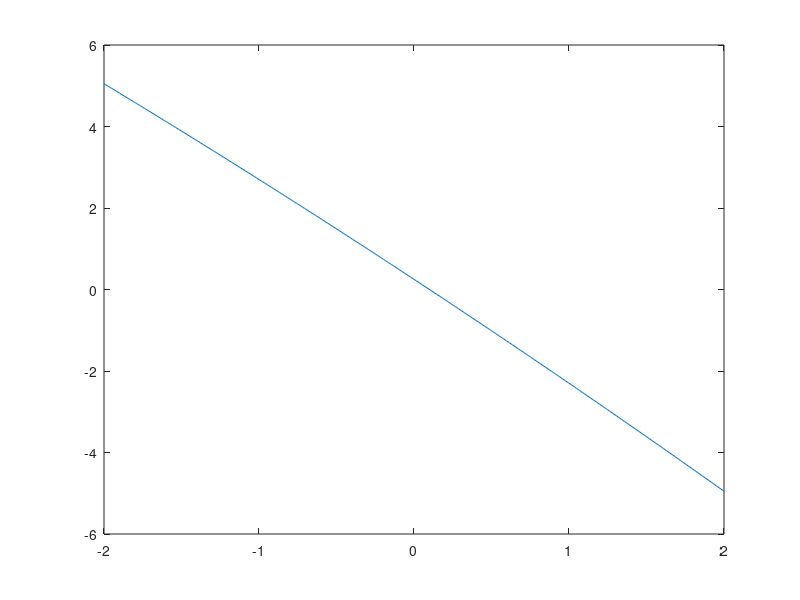

Write MATLAB code to recreate this figure. (Note: this script raises an error after producing the figure.)
clear; clc;
% Заданные уравнения
eq1 = @(x, y) (2 * x.^2 + 2 * y.^2 - 1).^5 - 22 * x.^2 * y.^3;
eq2 = @(x) -0.05 * x.^2 - 2.5 * x + 0.25;

% Начальное приближение для графического поиска
x_vals = linspace(-2, 2, 400);
y_vals = eq2(x_vals);

% Построение графиков
figure;
plot(x_vals, y_vals);
hold on;
fimplicit(eq1, [-2, 2, -2, 2], 'b');
xlabel('x');
ylabel('y');
title('Графики функций');
legend('y = -0.05 * x^2 - 2.5 * x + 0.25', '(2 * x^2 + 2 * y^2 - 1)^5 - 22 * x^2 * y^3 = 0');
grid on;

% Начальная точка для итерационных методов (взята из графика)
x0 = -1;
y0 = eq2(x0);

% Метод простых итераций
max_iter = 1000;
tolerance = 1e-6;

% Настройка параметров для метода Ньютона
options = optimset('Display', 'off');

% Решение системы уравнений методом простых итераций
[x_pi, y_pi, iter_pi] = simple_iteration_method(eq1, x0, y0, tolerance, max_iter);
if isnan(x_pi) || isnan(y_pi)
    disp('Метод простых итераций не сошелся');
else
    disp('Метод простых итераций:');
    disp(['x = ', num2str(x_pi)]);
    disp(['y = ', num2str(y_pi)]);
    disp(['Количество итераций: ', num2str(iter_pi)]);
end

% Решение системы уравнений методом Ньютона
[x_newton, y_newton, iter_newton] = newton_method(eq1, x0, y0, tolerance, max_iter, options);
if isnan(x_newton) || isnan(y_newton)
    disp('Метод Ньютона не сошелся');
else
    disp('Метод Ньютона:');
    disp(['x = ', num2str(x_newton)]);
    disp(['y = ', num2str(y_newton)]);
    disp(['Количество итераций: ', num2str(iter_newton)]);
end

% Решение с использованием встроенной функции fsolve
eq_system = @(vars) [eq1(vars(1), vars(2)); eq2(vars(1)) - vars(2)];
[x_fsolve, exitflag, output] = fsolve(eq_system, [x0, y0], options);
if exitflag <= 0
    disp('Функция fsolve не смогла найти решение');
else
    disp('Функция fsolve:');
    disp(['x = ', num2str(x_fsolve(1))]);
    disp(['y = ', num2str(x_fsolve(2))]);
end

% Решение методом символьной математики vpasolve
syms x_sym y_sym;
eq1_sym = (2 * x_sym^2 + 2 * y_sym^2 - 1)^5 - 22 * x_sym^2 * y_sym^3 == 0;
eq2_sym = y_sym == -0.05 * x_sym^2 - 2.5 * x_sym + 0.25;
[solX, solY] = vpasolve([eq1_sym, eq2_sym], [x_sym, y_sym]);
disp('Метод символьной математики vpasolve:');
disp('x = ');
disp(solX);
disp('y = ');
disp(solY);

% Построение графика с найденными решениями
scatter(double(solX), double(solY), 'c', 'filled');
legend('y = -0.05 * x^2 - 2.5 * x + 0.25', '(2 * x^2 + 2 * y^2 - 1)^5 - 22 * x^2 * y^3 = 0', ...
    'vpasolve');
hold off;

% Определение функции для метода простых итераций
function [x, y, iter] = simple_iteration_method(eq1, x0, y0, tolerance, max_iter)
    iter = 0;
    while iter < max_iter
        x = eq1(x0, y0);
        y = -0.05 * x0.^2 - 2.5 * x0 + 0.25;
        if norm([x, y] - [x0, y0]) < tolerance
            return;
        end
        x0 = x;
        y0 = y;
        iter = iter + 1;
    end
    x = NaN;
    y = NaN;
end

% Определение функции для метода Ньютона
function [x, y, iter] = newton_method(eq1, x0, y0, tolerance, max_iter, options)
    iter = 0;
    while iter < max_iter
        J = [10 * (2 * x0^2 + 2 * y0^2 - 1)^4 * 4 * x0 * (2 * x0^2 + 2 * y0^2 - 1), ...
            10 * (2 * x0^2 + 2 * y0^2 - 1)^4 * 4 * y0^2 - 66 * x0 * y0^3;
            -0.1 * x0 - 2.5, -1];
        F = [-22 * x0^2 * y0^3 + (2 * x0^2 + 2 * y0^2 - 1)^5;
            -0.05 * x0^2 - 2.5 * x0 + 0.25 - y0];
        delta = J \ (-F);
        x = x0 + delta(1);
        y = y0 + delta(2);
        if norm([delta(1), delta(2)]) < tolerance
            return;
        end
        x0 = x;
        y0 = y;
        iter = iter + 1;
    end
    x = NaN;
    y = NaN;
end